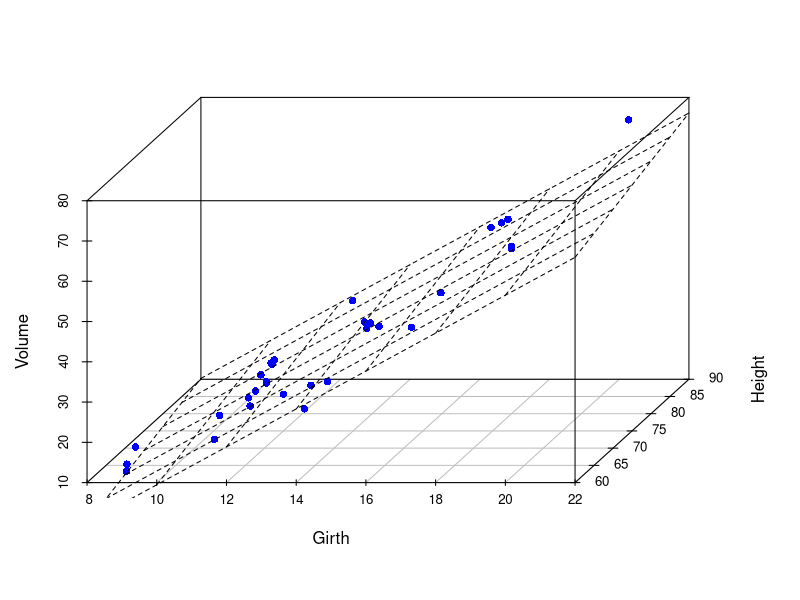
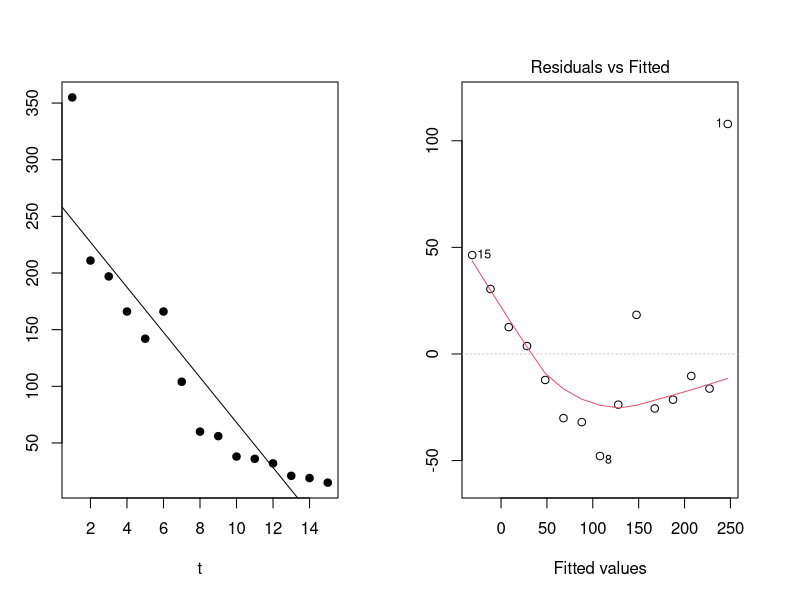
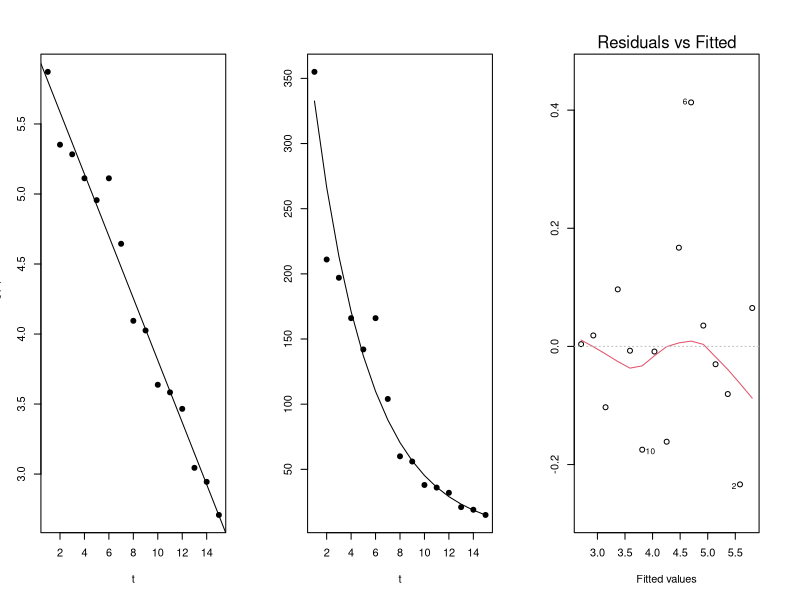
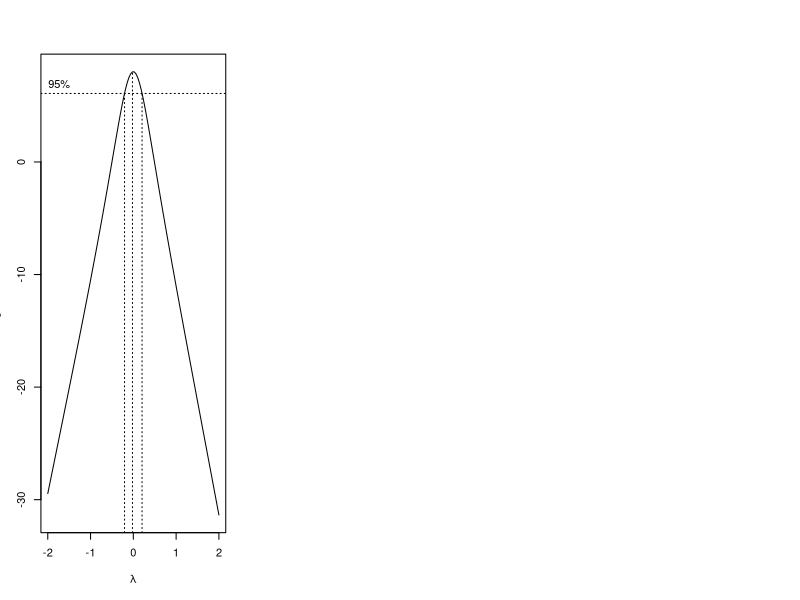
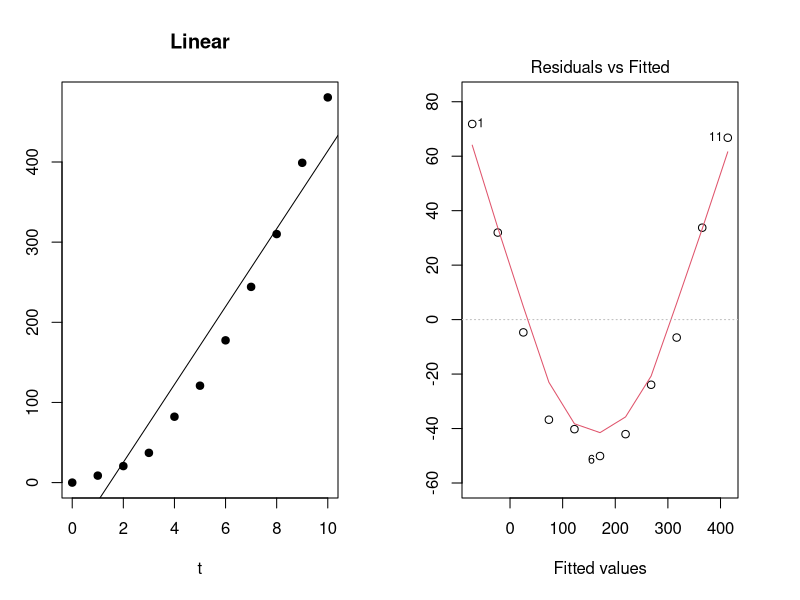
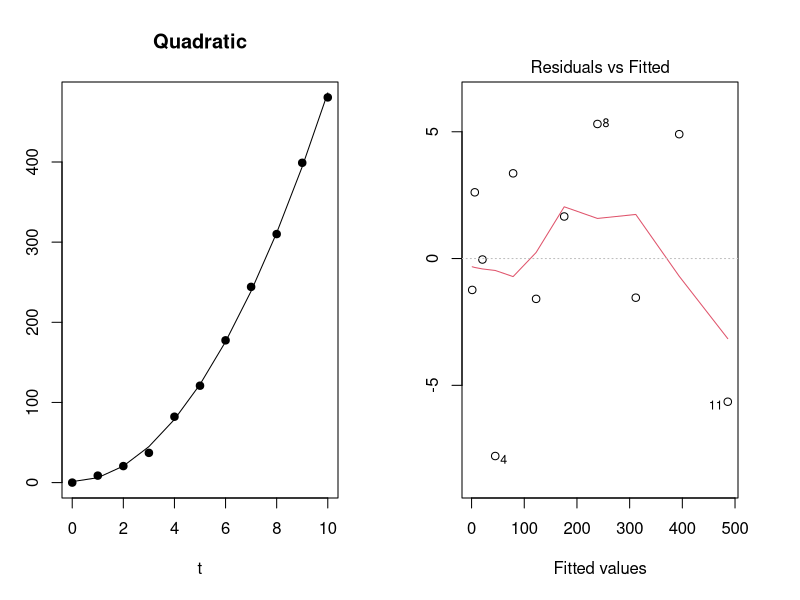
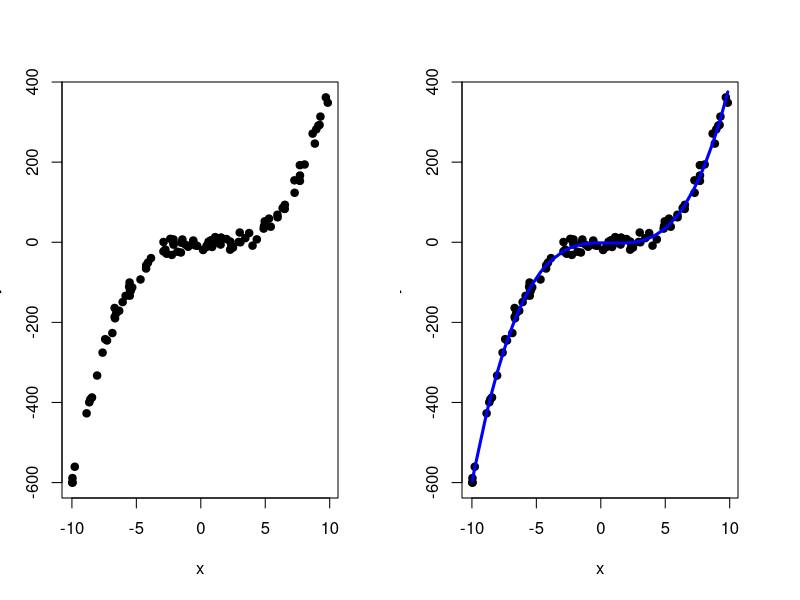
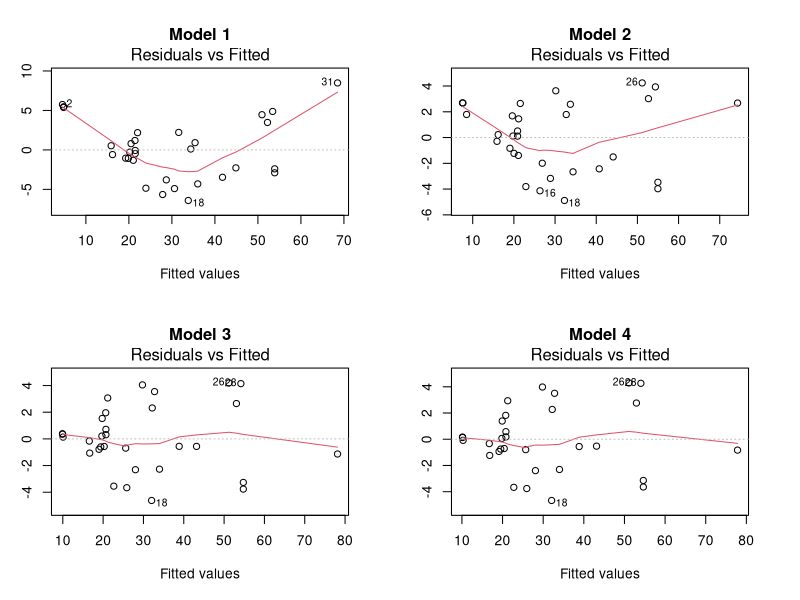

Write R code to recreate these figures, in order.
## ---- chunk 1
library(formatR)
library(tidyverse)
library(kableExtra)

# Set so that long lines in R will be wrapped:
knitr::opts_chunk$set(tidy.opts=list(width.cutoff=80), tidy=FALSE)
knitr::opts_chunk$set(cache=TRUE,warning=F)
knitr::opts_chunk$set(out.height='40%',fig.align = "center")
add.space = 0

# kable table global setup
kt = function(data) {
  kable(data, align = "c", escape = FALSE) %>%
    kable_styling(bootstrap_options = c("striped"),
                  latex_options = c("hold_position"))
}
## ---- chunk 2
library(scatterplot3d)
data(trees)
s3d = scatterplot3d(trees, color = "blue",
angle = 55, scale.y = 0.7, pch = 16)
my.lm = lm(trees$Volume ~ trees$Girth + trees$Height)
s3d$plane3d(my.lm)
## ---- chunk 3
data(trees)
mod = lm(Volume~Height+Girth,data=trees)
summary(mod)
## ---- chunk 4
t = 1:15
n = c(355,211,197,166,142,166,104,60,56,38,36,32,21,19,15)
par(mfrow=c(1,2))
plot(n~t,pch=19)
bact.lm = lm(n~t)
abline(bact.lm)
plot(bact.lm,which=1)
## ---- chunk 5
t = 1:15
n = c(355,211,197,166,142,166,104,60,56,38,36,32,21,19,15)
logn = log(n)

par(mfrow=c(1,3))
plot(logn~t,pch=19,ylab="log(n)")
bact.lm2 = lm(logn~t)
abline(bact.lm2)

plot(n~t,pch=19)
n.fitted = fitted(bact.lm2)
lines(x=t,y=exp(n.fitted))

plot(bact.lm2,which=1)
## ---- chunk 6
library(MASS)
boxcox(n~t)
## ---- chunk 7
t = 0:10
d = c(0,8.7,20.6,37.1,82.2,120.9,177.5,244.2,310.1,399.0,480.6)
lm1 = lm(d~t)
lm2 = lm(d~I(t^2))
## ---- chunk 8
t = 0:10
d = c(0,8.7,20.6,37.1,82.2,120.9,177.5,244.2,310.1,399.0,480.6)
lm1 = lm(d~t)
lm2 = lm(d~I(t^2))
par(mfrow=c(1,2))
plot(d~t,pch=19,main="Linear")
abline(lm1)
plot(lm1,which=1)
## ---- chunk 9
lm2 = lm(d~I(t^2))
lm2.fitted = fitted(lm2)
par(mfrow=c(1,2))
plot(d~t,pch=19,main="Quadratic")
lines(lm2.fitted~t)
plot(lm2,which=1)
## ---- chunk 10
data(mtcars)
head(mtcars,n=4)
## ---- chunk 11
mt.lm = lm(mpg~wt+factor(cyl),data=mtcars)
summary(mt.lm)
## ---- chunk 12
lm.int = lm(mpg~wt*factor(am),data=mtcars)
summary(lm.int)
## ---- chunk 13
set.seed(2020)
x = sort(runif(n=100,min=-10,max=10))
y = 1/2*x^3 - x^2 - 2 + rnorm(100,sd=10)
toydata = cbind(x,y)
head(toydata)
## ---- chunk 14
plot(y~x,pch=19)
## ---- chunk 15
lm.cubic = lm(y~x+I(x^2)+I(x^3))
summary(lm.cubic)
plot(y~x,pch=19)
fitted.cubic = fitted(lm.cubic)
lines(fitted.cubic~x,type="l",lwd=3,col="blue")
## ---- chunk 16
lm1 = lm(Volume~Height+Girth,data=trees)
summary(lm1)
## ---- chunk 17
lm2 = lm(Volume~Height+I(Girth^2),data=trees)
summary(lm2)
## ---- chunk 18
lm3 = lm(Volume~Height:I(Girth^2),data=trees)
summary(lm3)
## ---- chunk 19
lm4 = lm(Volume~Height:I(Girth^2)-1,data=trees)
summary(lm4)
## ---- chunk 20
par(mfrow = c(2, 2))
plot(lm1, which = 1, main = "Model 1")
plot(lm2, which = 1, main = "Model 2")
plot(lm3, which = 1, main = "Model 3")
plot(lm4, which = 1, main = "Model 4")

## ---- chunk 21
data(longley)

# show first few observations
head(longley)

# round the correlations to two decimal places for better viewing
round(cor(longley),2)
## ---- chunk 22
options(tidy=TRUE, width=70)
## ---- chunk 23
model1 = lm(Employed~GNP.deflator+GNP+Unemployed+Armed.Forces+Population+Year,
           data=longley)
summary(model1)
## ---- chunk 24
model2 = lm(Employed~GNP+Unemployed+Armed.Forces+Population+Year,
           data=longley)
summary(model2)
## ---- chunk 25
model3 = lm(Employed~GNP+Unemployed+Armed.Forces+Year,
           data=longley)
summary(model3)
